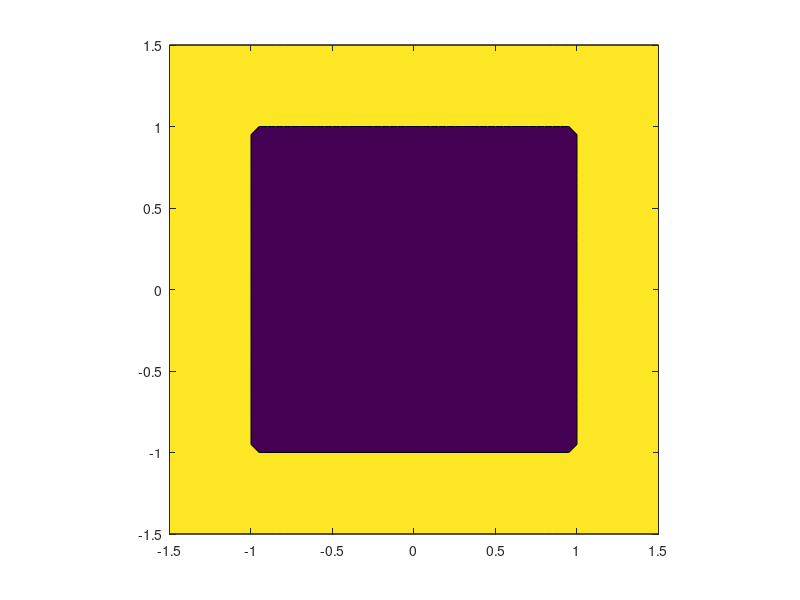

Reproduce this figure in MATLAB.
% MIT 18.335 - Lecture 2 MATLAB Demo 1
% Show contours of vector norms
% Per-Olof Persson, September 10, 2007

[x,y]=meshgrid(1:3,4:6)   % To describe meshgrid
[x,y]=meshgrid(-1.5:.05:1.5,-1.5:.05:1.5);

% 2-norm
z=sqrt(x.^2+y.^2);
contourf(x,y,z,[0,1]),axis equal
pause

% 1-norm
z=abs(x)+abs(y);
contourf(x,y,z,[0,1]),axis equal
pause

% inf-norm
z=max(abs(x),abs(y));
contourf(x,y,z,[0,1]),axis equal
pause

% p-norm
for p=[1,2,4,7.3,100]
  p
  z=(abs(x).^p+abs(y).^p).^(1/p);
  contourf(x,y,z,[0,1]),axis equal
  pause
end
